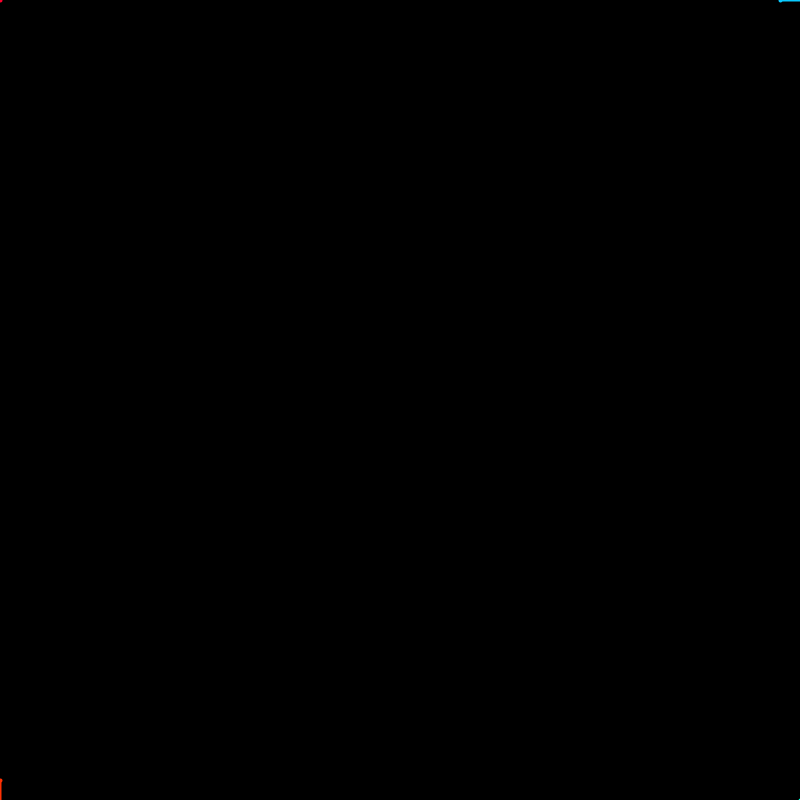
Frame 1 (no input)
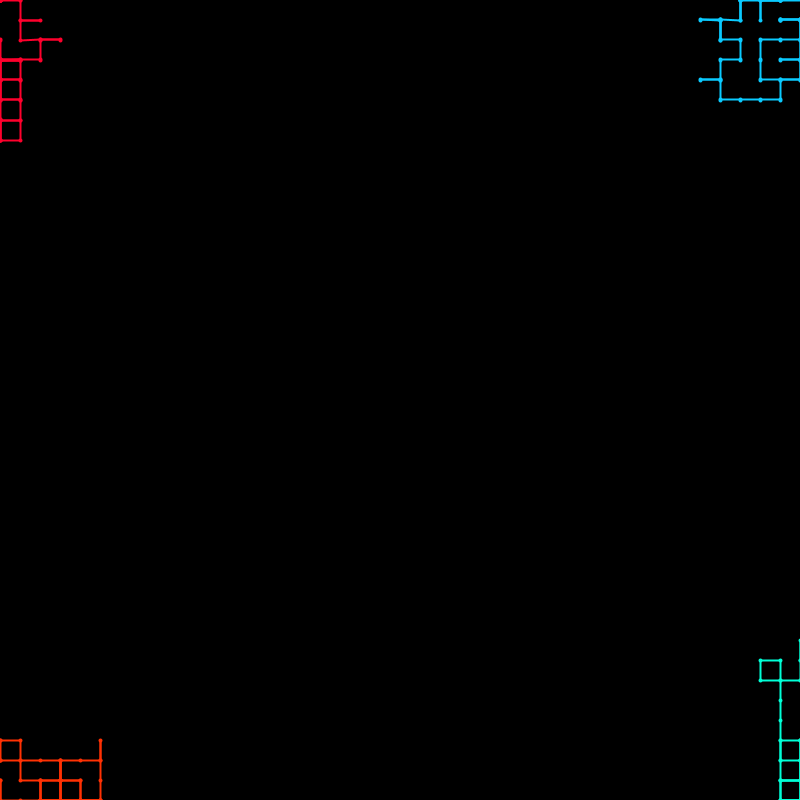
Frame 60 (the mouse pressed at the canvas centre just before this capture)
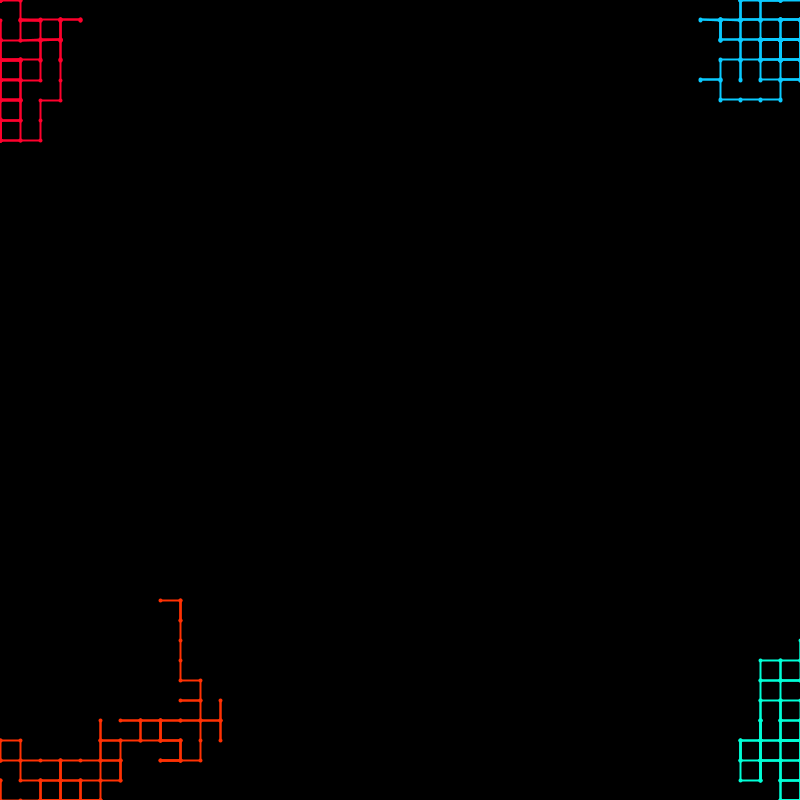
Frame 120 (the mouse held since frame 60 and released just before this capture)

The Processing sketch that drew these frames (run headless with seeded random() and noise(); from frame 60 on, the mouse is pressed at the canvas centre):

// Processing sketch: firstCode2DUpdate
// ── firstCode2DUpdate.pde
  
  float radius = 20;
  
  //on field - positions
  float x1, x2, x3, x4;
  float y1, y2, y3, y4;
  float OLDx1, OLDx2, OLDx3, OLDx4;
  float OLDy1, OLDy2, OLDy3, OLDy4;
  
  //colors 
  int r1 = 255;
  int g1 = 0;
  int b1 = 44;
  int r2 = 10;
  int g2 = 202;
  int b2 = 255;
  int r3 = 255;
  int g3 = 49;
  int b3 = 3;
  int r4 = 0;
  int g4 = 255;
  int b4 = 214;

  void setup()
  {
  size(800,800);
  background(0);
  x1 = x3 = 0;
  x2 = x4 = width;
  y1 = y2 = 0;
  y3 = y4 = height;
  OLDx1 = OLDx3 = x1;
  OLDx2 = OLDx4 = x2;
  OLDy1 = OLDy2 = y1;
  OLDy3 = OLDy4 = y3;
  frameRate(60);
  }
  void draw()
  {
  //define new angle
  float angle =(TWO_PI/4) * floor(random(-4,4));
  x1 += cos(angle)*radius;
  y1 += sin(angle)* radius;
  angle =(TWO_PI/4) * floor(random(-4,4));
  x2 += cos(angle)*radius;
  y2 += sin(angle)* radius;
  angle =(TWO_PI/4) * floor(random(-4,4));
  x3 += cos(angle)*radius;
  y3 += sin(angle)* radius;
  angle =(TWO_PI/4) * floor(random(-4,4));
  x4 += cos(angle)*radius;
  y4 += sin(angle)* radius;
  
  //prohibit offscreen points
  if (x1<0 || x1>width || y1<0 || y1>width){
  x1 = OLDx1;
  y1 = OLDy1;
  }  
  if (x2<0 || x2>width || y2<0 || y2>width){
  x2 = OLDx2;
  y2 = OLDy2;
  }
  if (x3<0 || x3>width || y3<0 || y3>width){
  x3 = OLDx3;
  y3 = OLDy3;
  }
  if (x4<0 || x4>width || y4<0 || y4>width){
  x4 = OLDx4;
  y4 = OLDy4;
  }
  
  //draw lines
  strokeWeight(2);
  stroke(r1, g1, b1);
  line(x1,y1,OLDx1, OLDy1);
  stroke(r2, g2, b2);
  line(x2,y2,OLDx2, OLDy2);
  stroke(r3, g3, b3);
  line(x3,y3,OLDx3, OLDy3);
  stroke(r4, g4, b4);
  line(x4,y4,OLDx4, OLDy4);
  
 //set angle points
  strokeWeight(4);
  stroke(r1, g1, b1);
  point(x1,y1);
  stroke(r2, g2, b2);
  point(x2,y2);
  stroke(r3, g3, b3);
  point(x3,y3);
  stroke(r4, g4, b4);
  point(x4,y4);
  
  //save old points for backup  
  OLDx1 = x1;
  OLDy1 = y1;
  OLDx2 = x2;
  OLDy2 = y2;
  OLDx3 = x3;
  OLDy3 = y3;
  OLDx4 = x4;
  OLDy4 = y4;  

  } 
